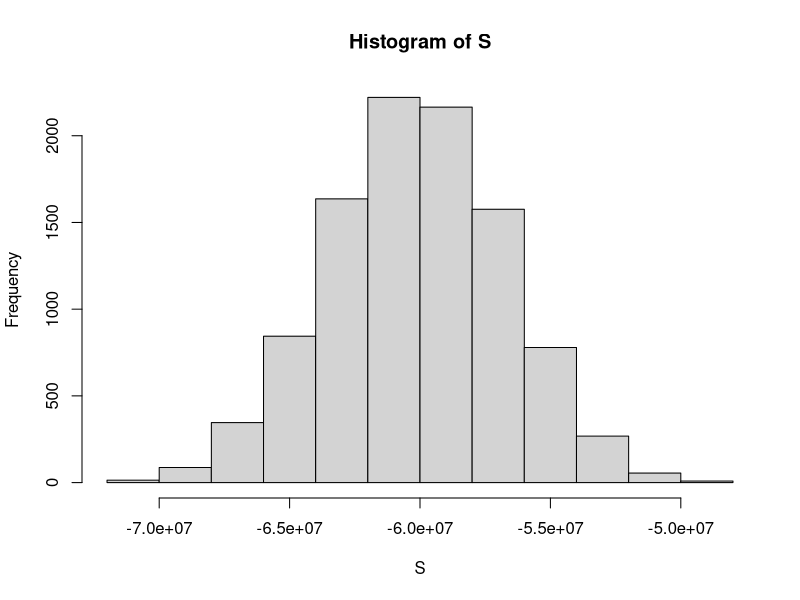

The R script that drew this image:
## ---- chunk 1
n <- 10000
loss_per_foreclosure <- -200000
p <- 0.03 
defaults <- sample( c(0,1), n, prob=c(1-p, p), replace = TRUE)
S <- sum(defaults * loss_per_foreclosure)
## ---- chunk 2
B <- 10000
S <- replicate(B, {
    defaults <- sample( c(0,1), n, prob=c(1-p, p), replace = TRUE) 
  sum(defaults * loss_per_foreclosure)
})
hist(S)
## ---- chunk 3
l <- loss_per_foreclosure
z <- qnorm(0.05)
x <- -l*( n*p - z*sqrt(n*p*(1-p)))/ ( n*(1-p) + z*sqrt(n*p*(1-p)))
x/180000
